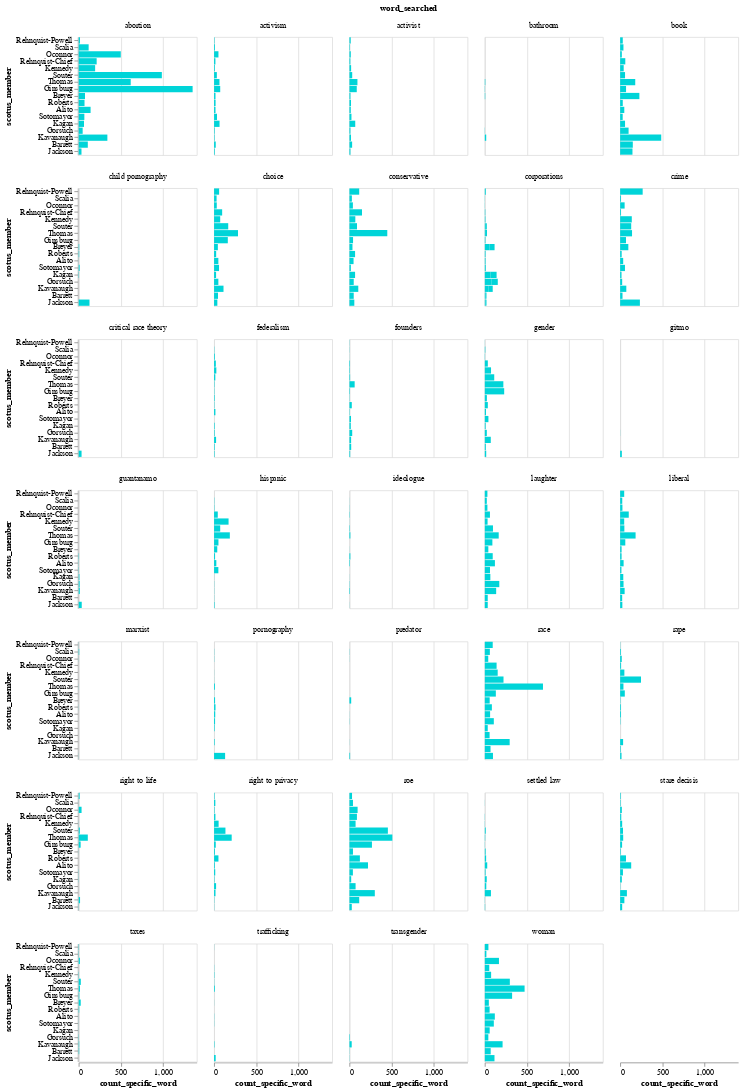

Source (notebook cell):
### Code cell
alt.Chart(src[src["word_searched"] != "kavanaugh"]).mark_bar(color="#00d4d8").encode(
    y=alt.Y(
        "scotus_member:N",
        sort=alt.EncodingSortField(field="year", order="ascending"),
    ),
    x="count_specific_word",
    facet=alt.Facet("word_searched", columns=5),
).properties(width=150, height=150)

### Figure 1 — Vega-Lite specification as saved in the notebook (floating-point values rounded to 4 significant figures; data arrays with more than 128 entries replaced by an {"elided": "..."} marker saying what was removed)
{"config": {"view": {"continuousWidth": 400, "continuousHeight": 300}}, "data": {"name": "data-f0ca0651744ae4c28b669ba9b97c3346"}, "mark": {"type": "bar", "color": "#00d4d8"}, "encoding": {"facet": {"columns": 5, "field": "word_searched", "type": "nominal"}, "x": {"field": "count_specific_word", "type": "quantitative"}, "y": {"field": "scotus_member", "sort": {"field": "year", "order": "ascending"}, "type": "nominal"}}, "height": 150, "width": 150, "$schema": "https://vega.github.io/schema/vega-lite/v4.17.0.json", "datasets": {"data-f0ca0651744ae4c28b669ba9b97c3346": {"elided": "595 records"}}}
